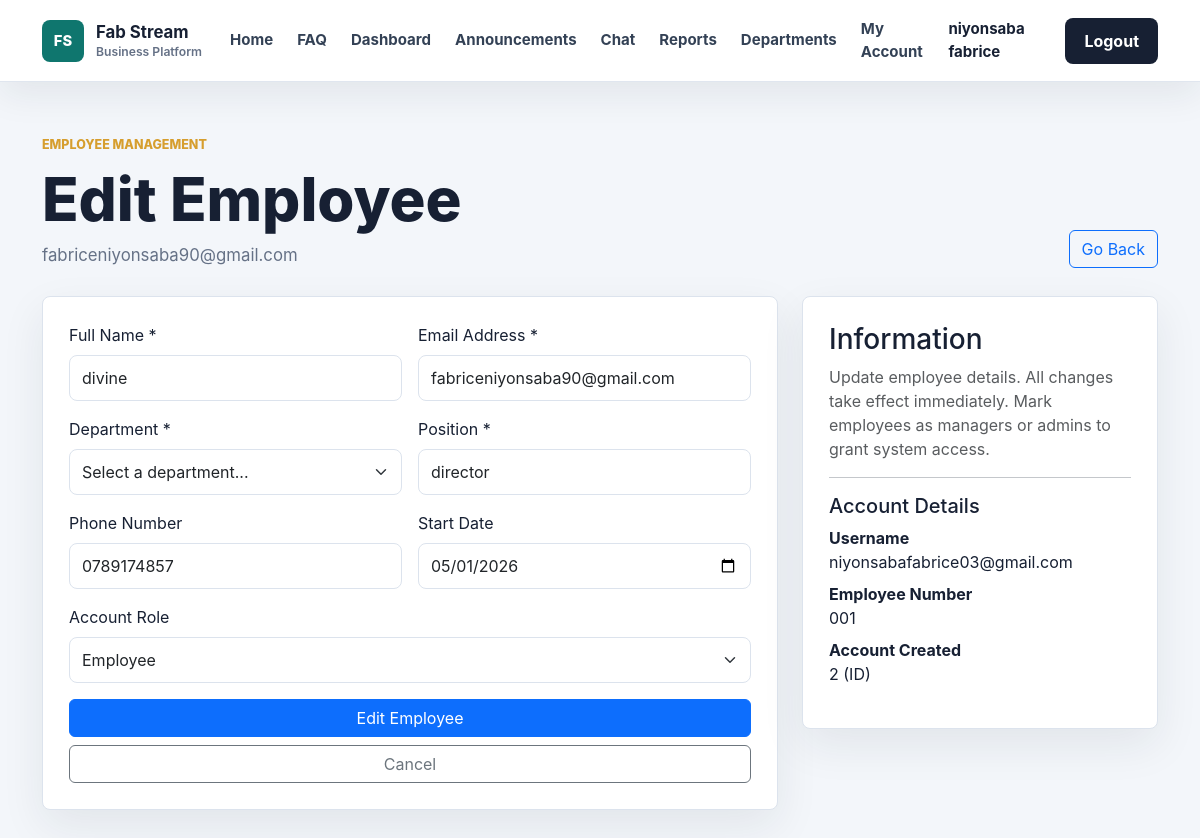
/admin/employees/2/edit (signed in), run on the app's committed database.
### app/models.py (models this page shows, shortened)
class User(db.Model, UserMixin):
    id = db.Column(db.Integer, primary_key=True)
    username = db.Column(db.String(100), unique=True, nullable=False)
    email = db.Column(db.String(120), unique=True, nullable=False)
    password = db.Column(db.String(200), nullable=False)
    role = db.Column(db.String(20), default='employee')
    full_name = db.Column(db.String(120), nullable=True)
    employee_number = db.Column(db.String(40), unique=True, nullable=True)
    phone = db.Column(db.String(40), nullable=True)
    department = db.Column(db.String(80), nullable=True)
    position = db.Column(db.String(100), nullable=True)
    hire_date = db.Column(db.String(20), nullable=True)

### app/routes.py (the view, shortened to what this page needs)
@routes.route('/admin/employees/<int:employee_id>/edit', methods=['GET', 'POST'])
@login_required
def edit_employee(employee_id):
    require_admin()
    employee = User.query.get_or_404(employee_id)
    return render_template('employee_form.html', employee=employee, action='Edit', department_list=department_names())

### app/__init__.py (called while the page is built)
def create_app():
    app = Flask(__name__)
    app.config.from_object(Config)
    app.config['UPLOAD_FOLDER'] = os.path.join(app.instance_path, app.config['UPLOAD_FOLDER'])
    os.makedirs(app.config['UPLOAD_FOLDER'], exist_ok=True)
    db.init_app(app)
    bcrypt.init_app(app)
    login_manager.init_app(app)
    socketio.init_app(app)
    migrate.init_app(app, db, render_as_batch=True)
    from app.models import User
    @login_manager.user_loader
    def load_user(user_id):
        return User.query.get(int(user_id))
    from app.routes import routes
    app.register_blueprint(routes)
    return app

### app/routes.py (called while the page is built)
def department_names():
    try:
        names = [dept.name for dept in Department.query.order_by(Department.name.asc()).all()]
        if names:
            return names
    except Exception:
        pass
    return [department['name'] for department in DEPARTMENTS]

def is_admin(user=None):
    user = user or current_user
    return user.is_authenticated and user.role in ADMIN_ROLES

def require_admin():
    if not is_admin():
        abort(403)

### app/templates/employee_form.html (shortened to what this page needs)
{% extends 'base.html' %}
{% block content %}
<section class="app-page">
    <div class="container">
        <div class="app-header">
            <div>
                <p class="section-kicker">Employee Management</p>
                <h1>{{ action }} Employee</h1>
                {% if employee %}
                    <p>{{ employee.email }}</p>
                {% endif %}
            </div>
            <a href="{{ url_for('routes.employee_detail', employee_id=employee.id) if employee else url_for('routes.departments') }}" class="btn btn-outline-primary">Go Back</a>
        </div>
        <div class="row g-4">
            <div class="col-lg-8">
                <div class="work-panel">
                    <form method="POST">
                        <div class="row g-3 mb-3">
                            <div class="col-md-6">
                                <label class="form-label" for="full_name">Full Name *</label>
                                <input class="form-control" id="full_name" name="full_name" value="{{ employee.full_name or '' }}" placeholder="John Doe" required>
                            </div>
                            <div class="col-md-6">
                                <label class="form-label" for="email">Email Address *</label>
                                <input class="form-control" id="email" name="email" type="email" value="{{ employee.email or '' }}" placeholder="john@company.com" required>
                            </div>
                        </div>
                        <div class="row g-3 mb-3">
                            <div class="col-md-6">
                                <label class="form-label" for="department">Department *</label>
                                <select class="form-select" id="department" name="department" required>
                                    <option value="">Select a department...</option>
                                </select>
                            </div>
                            <div class="col-md-6">
                                <label class="form-label" for="position">Position *</label>
                                <input class="form-control" id="position" name="position" value="{{ employee.position or '' }}" placeholder="e.g., Senior Manager" required>
                            </div>
                        </div>
                        <div class="row g-3 mb-3">
                            <div class="col-md-6">
                                <label class="form-label" for="phone">Phone Number</label>
                                <input class="form-control" id="phone" name="phone" value="{{ employee.phone or '' }}" placeholder="+1 (555) 123-4567">
                            </div>
                            <div class="col-md-6">
                                <label class="form-label" for="hire_date">Start Date</label>
                                <input class="form-control" id="hire_date" name="hire_date" type="date" value="{{ employee.hire_date or '' }}">
                            </div>
                        </div>
                        <div class="mb-3">
                            <label class="form-label" for="role">Account Role</label>
                            <select class="form-select" id="role" name="role">
                                <option value="employee" {% if employee and employee.role == 'employee' %}selected{% endif %}>Employee</option>
                            </select>
                        </div>
                        <div class="d-grid gap-2">
                            <button class="btn btn-primary" type="submit">{{ action }} Employee</button>
                            <a href="{{ url_for('routes.employee_detail', employee_id=employee.id) if employee else url_for('routes.departments') }}" class="btn btn-outline-secondary">Cancel</a>
                        </div>
                    </form>
                </div>
            </div>
            <div class="col-lg-4">
                <div class="work-panel">
                    <h3>Information</h3>
                    <p class="text-muted text-small">
                        Update employee details. All changes take effect immediately. Mark employees as managers or admins to grant system access.
                    </p>
                    {% if employee %}
                        <hr>
                        <h5>Account Details</h5>
                        <dl class="text-small">
                            <div>
                                <dt>Username</dt>
                                <dd>{{ employee.username }}</dd>
                            </div>
                            <div>
                                <dt>Employee Number</dt>
                                <dd>{{ employee.employee_number or 'Not set' }}</dd>
                            </div>
                            <div>
                                <dt>Account Created</dt>
                                <dd>{{ employee.id }} (ID)</dd>
                            </div>
                        </dl>
                    {% endif %}
                </div>
            </div>
        </div>
    </div>
</section>
{% endblock %}

### app/templates/base.html (shortened to what this page needs)
<!DOCTYPE html>
<html lang="en">
<head>
    <link href="https://cdn.jsdelivr.net/npm/bootstrap@5.3.0/dist/css/bootstrap.min.css" rel="stylesheet">
    <link rel="stylesheet" href="{{ url_for('static', filename='css/style.css') }}">
</head>
<body>
<nav class="navbar navbar-expand-lg site-navbar sticky-top">
    <div class="container">
        <a class="navbar-brand brand-mark" href="{{ url_for('routes.home') }}">
            <span class="brand-icon">FS</span>
            <span>
                <strong>Fab Stream</strong>
                <small>Business Platform</small>
            </span>
        </a>
        <div class="collapse navbar-collapse" id="navbarNav">
            <ul class="navbar-nav ms-auto align-items-lg-center">
                <li class="nav-item">
                    <a class="nav-link" href="{{ url_for('routes.home') }}">Home</a>
                </li>
                <li class="nav-item">
                    <a class="nav-link" href="{{ url_for('routes.home') }}#faq">FAQ</a>
                </li>
                <li class="nav-item">
                    <a class="nav-link" href="{{ url_for('routes.dashboard') }}">Dashboard</a>
                </li>
                <li class="nav-item">
                    <a class="nav-link" href="{{ url_for('routes.manager_dashboard') }}">Announcements</a>
                </li>
                {% if current_user.is_authenticated %}
                    {% if current_user.role in ['admin', 'manager'] %}
                        <li class="nav-item">
                            <a class="nav-link" href="{{ url_for('routes.chat') }}">Chat</a>
                        </li>
                        <li class="nav-item">
                            <a class="nav-link" href="{{ url_for('routes.reports') }}">Reports</a>
                        </li>
                        <li class="nav-item">
                            <a class="nav-link" href="{{ url_for('routes.departments') }}">Departments</a>
                        </li>
                    {% endif %}
                    <li class="nav-item">
                        <a class="nav-link" href="{{ url_for('routes.employee_detail', employee_id=current_user.id) }}">My Account</a>
                    </li>
                    <li class="nav-item">
                        <span class="nav-link nav-user">{{ current_user.username }}</span>
                    </li>
                    <li class="nav-item">
                        <a class="btn nav-cta ms-lg-2" href="{{ url_for('routes.logout') }}">
                            Logout
                        </a>
                    </li>
                {% endif %}
            </ul>
        </div>
    </div>
</nav>
<main>
    {% block content %}{% endblock %}
</main>
</body>
</html>

### app/static/css/style.css (style rules this page uses)
:root { --ink: #172033; --muted: #657186; --line: #dce3ed; --surface: #ffffff; --soft: #f3f6fa; --brand: #0f766e; --brand-dark: #115e59; --accent: #d69e2e; }
* { box-sizing: border-box; }
body { margin: 0; background: var(--soft); color: var(--ink); font-family: Inter, "Segoe UI", Arial, sans-serif; }
a { text-decoration: none; }
.site-navbar { min-height: 76px; border-bottom: 1px solid rgba(220, 227, 237, 0.88); background: rgba(255, 255, 255, 0.96); box-shadow: 0 12px 36px rgba(23, 32, 51, 0.08); backdrop-filter: blur(18px); }
.brand-mark { display: inline-flex; align-items: center; gap: 12px; color: var(--ink); }
.brand-icon { display: inline-grid; width: 42px; height: 42px; place-items: center; border-radius: 8px; background: var(--brand); color: #ffffff; font-size: 0.92rem; font-weight: 800; }
.brand-mark strong, .brand-mark small { display: block; line-height: 1.1; }
.brand-mark strong { font-size: 1.05rem; letter-spacing: 0; }
.brand-mark small { margin-top: 3px; color: var(--muted); font-size: 0.76rem; font-weight: 600; }
.site-navbar .nav-link { margin: 0 4px; border-radius: 8px; color: #334155; font-size: 0.94rem; font-weight: 650; padding: 10px 12px; transition: background 180ms ease, color 180ms ease; }
.nav-user { color: var(--ink) !important; cursor: default; }
.nav-cta { border-radius: 8px; background: var(--ink); color: #ffffff; font-weight: 750; padding: 10px 18px; }
.hero-kicker, .section-kicker { margin-bottom: 14px; color: var(--accent); font-size: 0.78rem; font-weight: 800; letter-spacing: 0; text-transform: uppercase; }
.app-page { padding: 54px 0 88px; }
.app-header { display: flex; align-items: end; justify-content: space-between; gap: 24px; margin-bottom: 28px; }
.app-header h1 { margin: 0; color: var(--ink); font-size: clamp(2rem, 5vw, 3.8rem); font-weight: 850; line-height: 1; }
.app-header p:not(.section-kicker) { max-width: 720px; margin: 14px 0 0; color: var(--muted); font-size: 1.05rem; }
.stat-card, .work-panel, .department-card, .chat-panel { border: 1px solid var(--line); border-radius: 8px; background: #ffffff; box-shadow: 0 16px 44px rgba(23, 32, 51, 0.08); }
.work-panel, .chat-panel { padding: 26px; }
.work-panel .form-control, .work-panel .form-select, .chat-form .form-control { min-height: 46px; border-color: var(--line); border-radius: 8px; }

### data on the page
User: username "niyonsaba fabrice"
User: email "fabriceniyonsaba90@gmail.com", full_name "divine", position "director", phone "0789174857", hire_date "05/01/2026", role "Employee", username "niyonsabafabrice03@gmail.com", employee_number "001", id "2"

### other printed values
{{ action }} "Edit"
